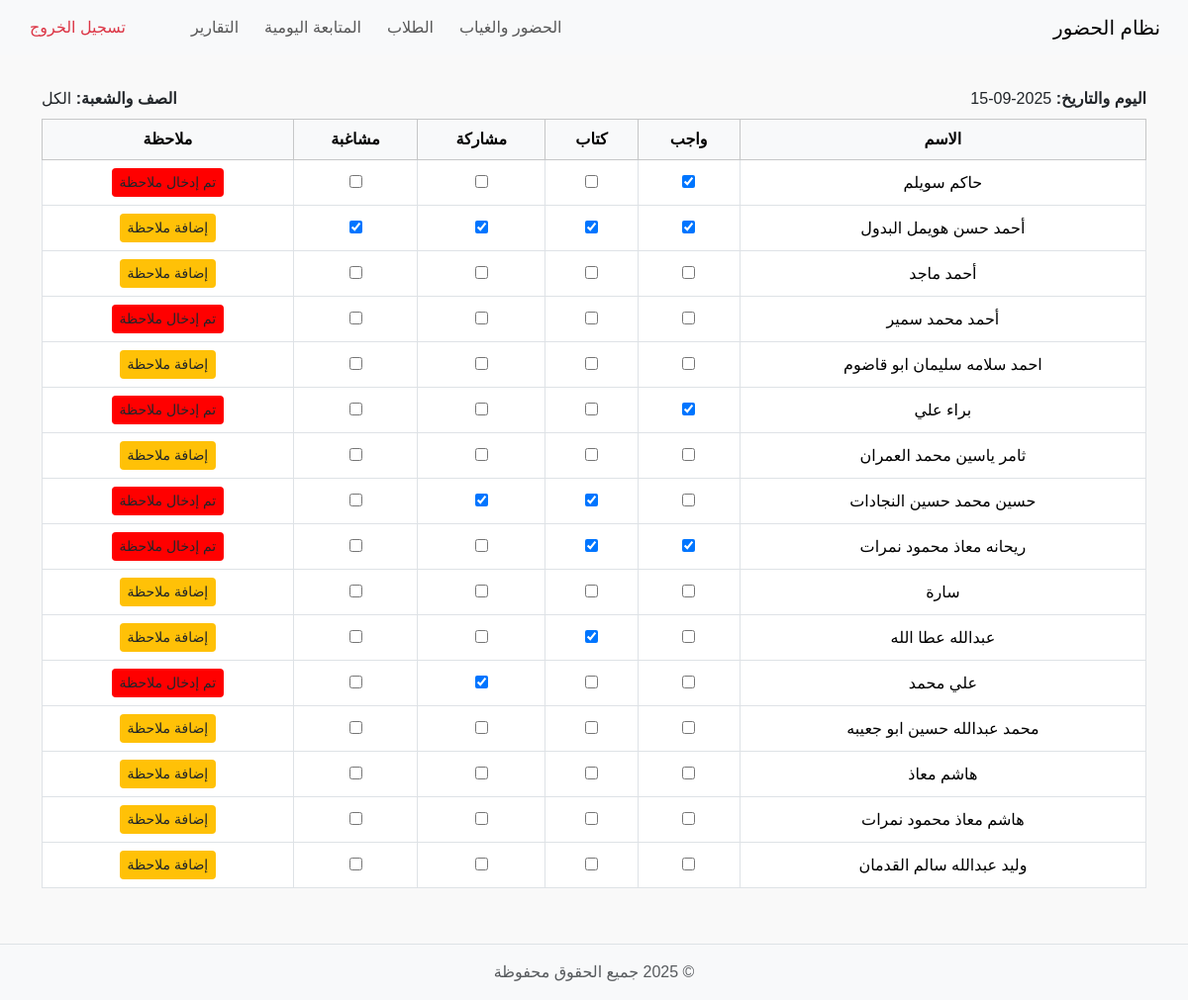
Before: /tracking (signed in) with the older database file.
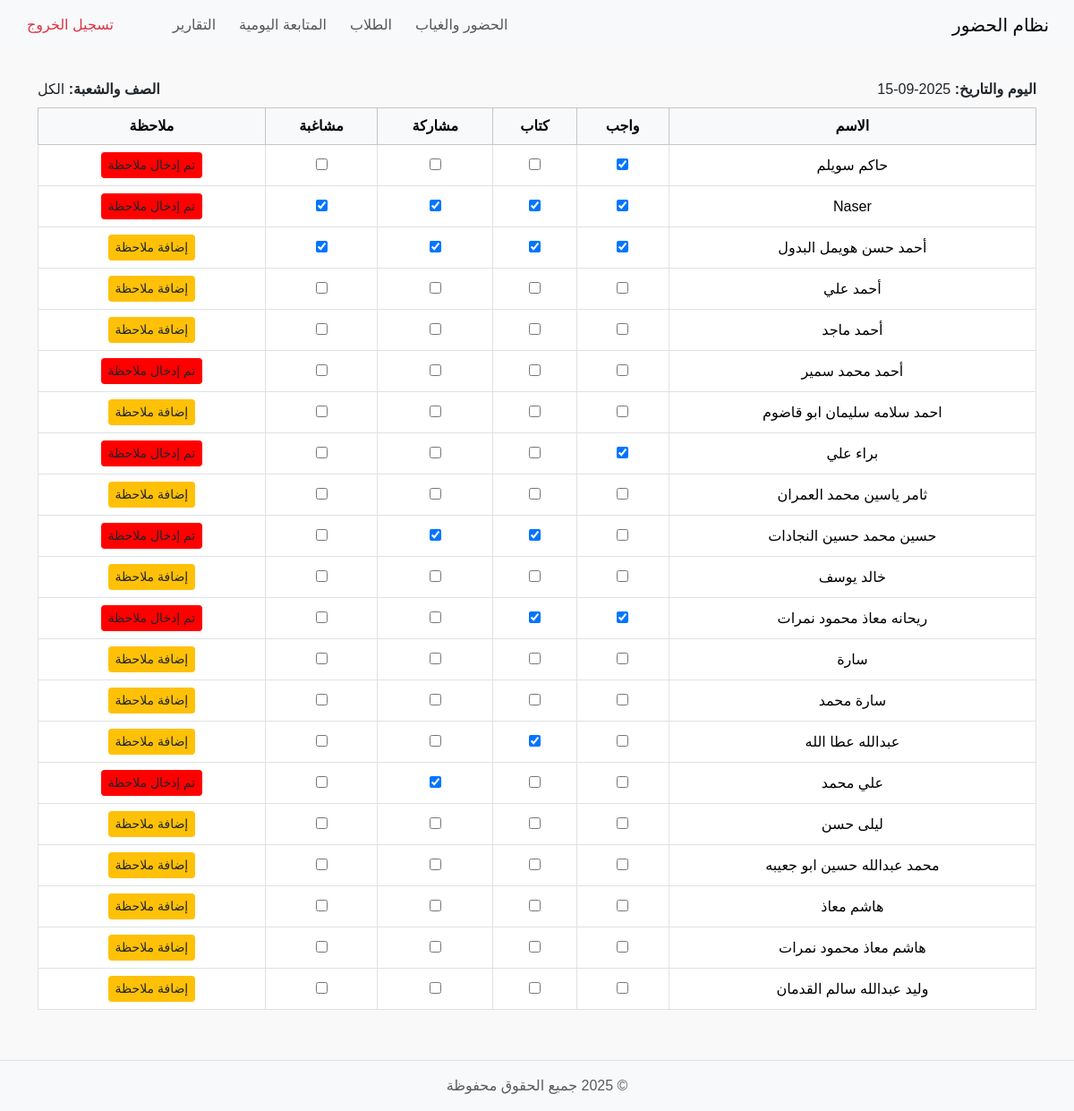
After: the same page with the newer database file.
### tables this page shows
CREATE TABLE students (
    id INTEGER PRIMARY KEY AUTOINCREMENT,
    student_name TEXT NOT NULL,
    username TEXT,
    password TEXT
, class_name TEXT, section TEXT);

CREATE TABLE student_tracking (
    id INTEGER PRIMARY KEY AUTOINCREMENT,
    student_id INTEGER NOT NULL,
    date TEXT NOT NULL,
    homework INTEGER DEFAULT 0,
    book INTEGER DEFAULT 0,
    participation INTEGER DEFAULT 0,
    misbehavior INTEGER DEFAULT 0,
    note TEXT,
    FOREIGN KEY(student_id) REFERENCES students(id)
);

### app.py (the view)
@app.route("/tracking")
@login_required
def tracking_page():
    conn = get_db_connection()
    today = date.today().isoformat()
    students = conn.execute("SELECT * FROM students ORDER BY student_name").fetchall()
    rows = conn.execute("SELECT * FROM student_tracking WHERE date=?", (today,)).fetchall()
    records = {r['student_id']: r for r in rows}
    conn.close()
    return render_template("tracking.html", students=students, records=records, today=today)

### app.py (called while the page is built)
def get_db_connection():
    conn = sqlite3.connect('attendance.db')  # قاعدة البيانات القديمة
    conn.row_factory = sqlite3.Row
    return conn

def login_required(f):
    @wraps(f)
    def decorated_function(*args, **kwargs):
        if 'user' not in session:
            return redirect(url_for('login'))
        return f(*args, **kwargs)
    return decorated_function

### templates/tracking.html (shortened to what this page needs)
{% include 'partials/header.html' %}
{% include 'partials/navbar.html' %}
<div class="container my-3">
    <div class="d-flex justify-content-between mb-2">
        <div>
            <strong>اليوم والتاريخ: </strong> {{ today }}
        </div>
        <div>
            <strong>الصف والشعبة: </strong> الكل
        </div>
    </div>
    <table class="table table-bordered">
        <thead class="table-light">
            <tr>
                <th>الاسم</th>
                <th>واجب</th>
                <th>كتاب</th>
                <th>مشاركة</th>
                <th>مشاغبة</th>
                <th>ملاحظة</th>
            </tr>
        </thead>
        <tbody>
            {% for student in students %}
            {% set rec = records.get(student.id, {}) %}
            <tr>
                <td>{{ student.student_name }}</td>
                <td><input type="checkbox" class="track-checkbox" data-student="{{ student.id }}" data-field="homework" {% if rec.homework %}checked{% endif %}></td>
                <td><input type="checkbox" class="track-checkbox" data-student="{{ student.id }}" data-field="book" {% if rec.book %}checked{% endif %}></td>
                <td><input type="checkbox" class="track-checkbox" data-student="{{ student.id }}" data-field="participation" {% if rec.participation %}checked{% endif %}></td>
                <td><input type="checkbox" class="track-checkbox" data-student="{{ student.id }}" data-field="misbehavior" {% if rec.misbehavior %}checked{% endif %}></td>
                <td>
                    <button class="btn btn-sm btn-warning note-btn" data-student="{{ student.id }}" {% if rec.note %}style="background:red"{% endif %}>
                        {% if rec.note %}تم إدخال ملاحظة{% else %}إضافة ملاحظة{% endif %}
                    </button>
                </td>
            </tr>
            {% endfor %}
        </tbody>
    </table>
</div>
{% include 'partials/footer.html' %}

Changed rows visible on the page:
added students: student_name "Naser", id "☑", shows "تم إدخال ملاحظة"
added students: student_name "أحمد علي", shows "إضافة ملاحظة"
added students: student_name "خالد يوسف", shows "إضافة ملاحظة"
added students: student_name "سارة محمد", shows "إضافة ملاحظة"
added students: student_name "ليلى حسن", shows "إضافة ملاحظة"
